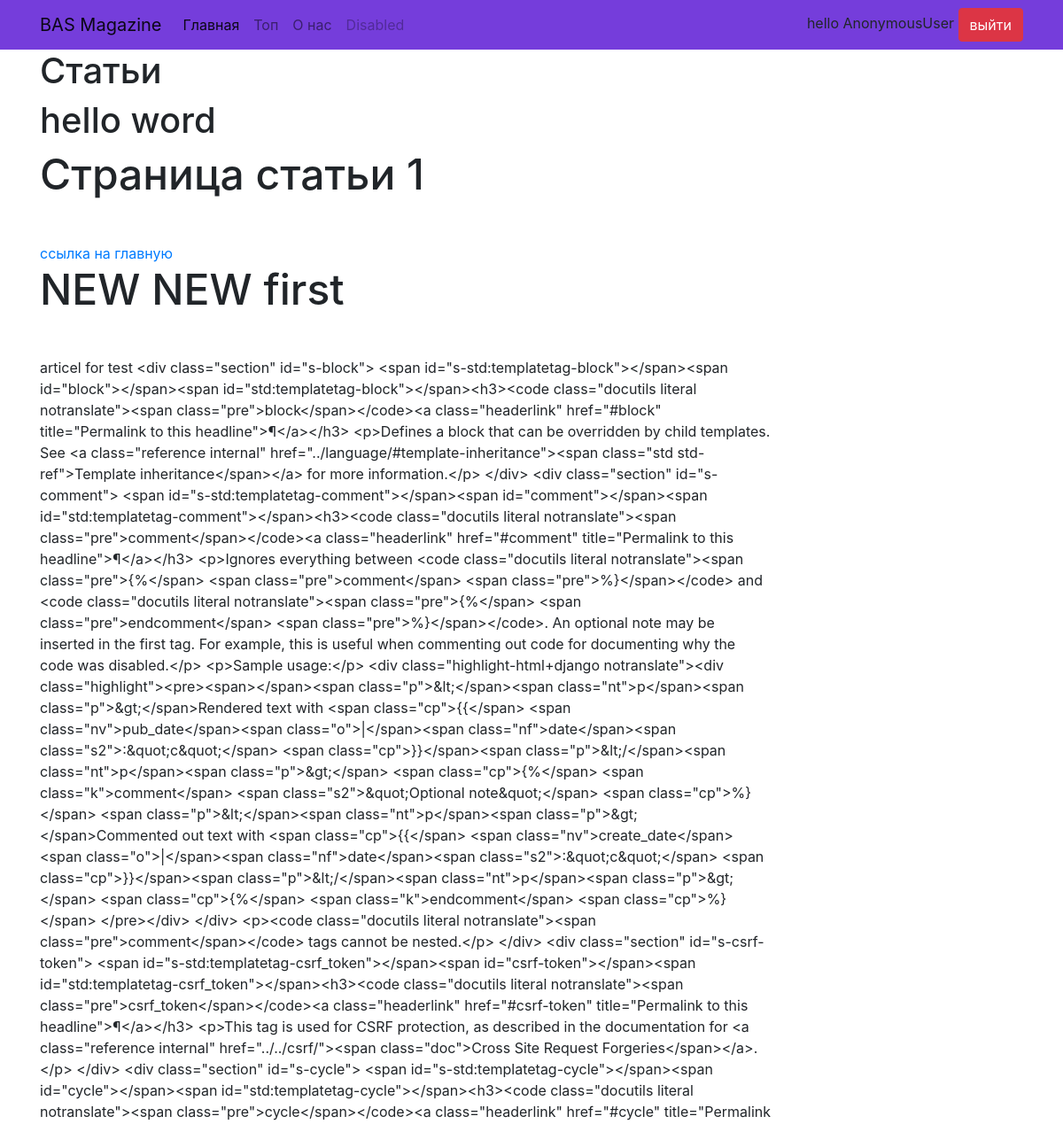
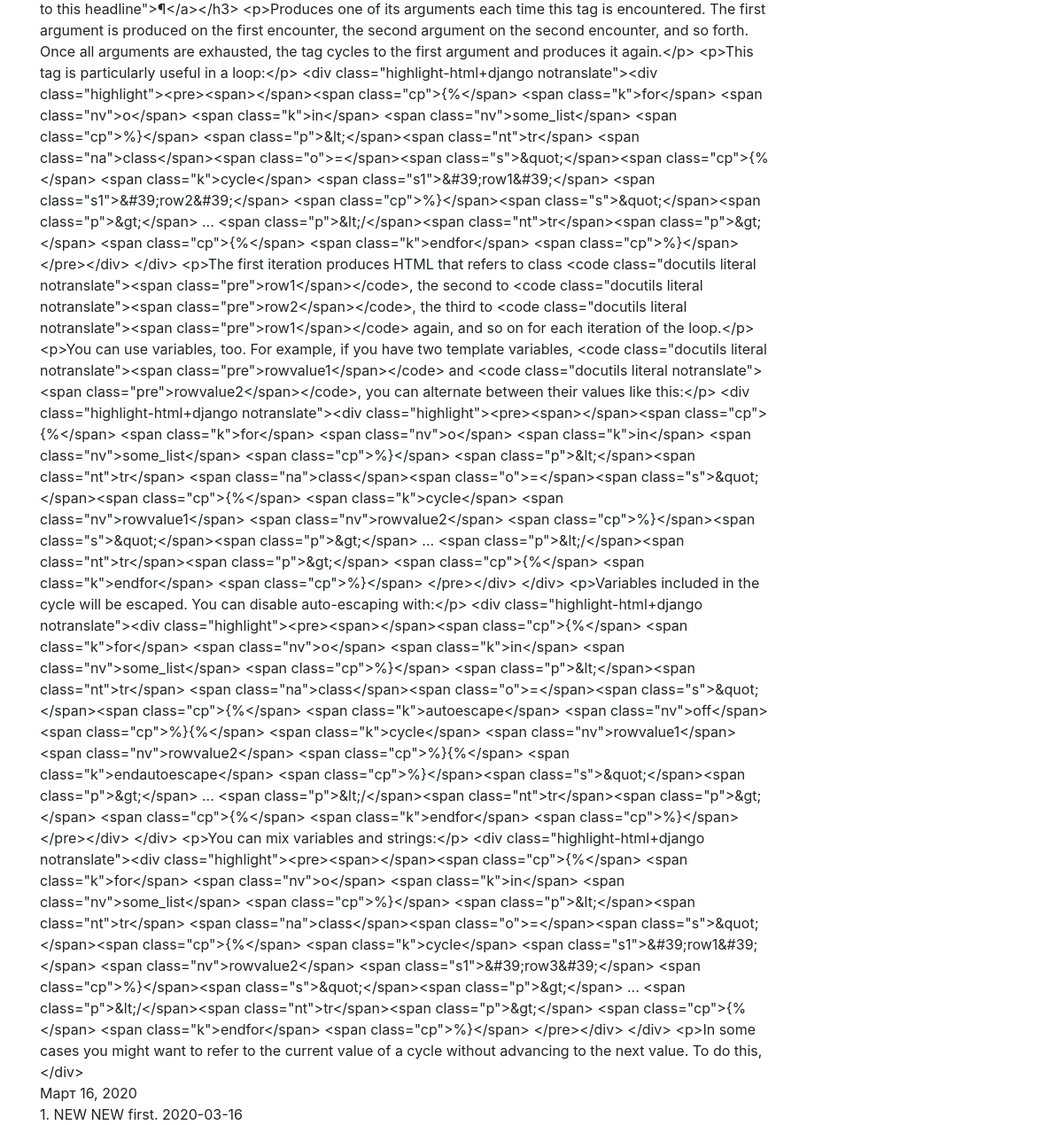
The app's page /article/1/ with its own data (2 pictures, top to bottom).
### articleapp/models.py (models this page shows, shortened)
class Article(models.Model):
    title = models.CharField(
        max_length=255,
        verbose_name="Заголовок",
        unique=True,
    )
    date = models.DateField(auto_now_add=True,verbose_name="Дата")
    date_publihed = models.DateField(
        verbose_name="Дата публикации ",
        blank=True,null=True
    )
    text = models.TextField(blank=True,verbose_name="Текст")
    CHOISES= (
        ('DR','Черновик'),
        ('PR','Проверка'),
        ('PU','Обубликовано'),
              )
    status = models.CharField(
        max_length=2,
        choices=CHOISES,
        blank=True,
        default='DR',
        verbose_name=u'Статус'
    )
    author = models.ForeignKey(User,blank=True,null=True,on_delete=models.SET_NULL)
    def __str__(self):
        return '{}. {}. {}'.format(self.id, self.title,self.date)
    class Meta:
        verbose_name = u"Статья"
        verbose_name_plural = u"Статьи"

### articleapp/views.py (the view)
# urls.py: re_path(r'article/(?P<pk>\d+)/',views.ArticleDetailView.as_view(),name="article-detail"),
class ArticleDetailView(DetailView):
    model = Article
    def get_context_data(self,*args,**kwargs):
        context = super(ArticleDetailView,self).get_context_data(*args,**kwargs)
        context['text'] ="hello word"
        return context

### articleapp/templates/articleapp/article_detail.html (shortened to what this page needs)
{%extends 'base.html'%}
{%block main_container%}
<h1>{{text}}</h1>
<h2 id='title'>Страница статьи {{object.id}}</h2>
<a href={{main_url}}> ссылка на главную</a>
<div>
    <h2 >{{object.title}}</h2>
    <div>{{object.text}}</div>
    <div>{{object.date}}</div>
    <div>{{object}}</div>
</div>
{%endblock%}

### articleapp/templates/base.html (shortened to what this page needs)
{%load staticfiles%}
<html>
    <head>
        <link rel="stylesheet" href="https://stackpath.bootstrapcdn.com/bootstrap/4.4.1/css/bootstrap.min.css">
        <link rel="stylesheet" href="{% static "style.css"%}" >
    </head>
    <body>
        <nav class="navbar navbar-expand-lg navbar-light my-navbar-bg">
        <div class="container">
            <a class="navbar-brand  sticky-top" href="/"> BAS Magazine</a>
            <div class="collapse navbar-collapse" id="navbarNav">
                <ul class="navbar-nav">
                    <li class="nav-item active">
                        <a class="nav-link" href="/">Главная <span class="sr-only">(current)</span></a>
                    </li>
                    <li class="nav-item">
                        <a class="nav-link" href="#">Топ</a>
                    </li>
                    <li class="nav-item">
                        <a class="nav-link" href="#">О нас</a>
                    </li>
                    <li class="nav-item">
                        <a class="nav-link disabled" href="#">Disabled</a>
                    </li>
                </ul>
                <div class="my-login">
                hello {{request.user}}
                <a href="/logout/"><button class="btn btn-danger"> выйти</button></a>
        </div>
        </nav>
        <div class="container">
            <div class="row">
                <div class="col-md-9">
                    <h1>Статьи</h1>
                    {%block main_container%}
                    {%endblock%}
                </div>
                <div class="col-md-3">
                </div>
            </div>
        </div>
    </body>
</html>

### articleapp/static/style.css (style rules this page uses)
h2 { font-size:3rem; margin-bottom:3rem }
.my-navbar-bg { background-color: #753ddb }
.navbar-nav { margin-right:auto }

### records on screen
Article: id "1", title "NEW NEW first", text "articel for test <div class=\"section\" id=\"s-block\"> <span id=\"s-std:templatetag-block\"></span><span id=\"block\"></span><span id=\"std:templatetag-block\"></span><h3><code class=\"docutils literal notranslate\"><span class=\"pre\">block</span></code><a class=\"headerlink\" href=\"#block\" title=\"Permalink to this headline\">¶</a></h3> <p>Defines a block that can be overridden by child templates. See <a class=\"reference internal\" href=\"../language/#template-inheritance\"><span class=\"std std-ref\">Template inheritance</span></a> for more information.</p> </div> <div class=\"section\" id=\"s-comment\"> <span id=\"s-std:templatetag-comment\"></span><span id=\"comment\"></span><span…", date "Март 16, 2020", id+title+date "1. NEW NEW first. 2020-03-16"

### other values on screen
{{ request.user }} "AnonymousUser"
{{ text }} "hello word"
